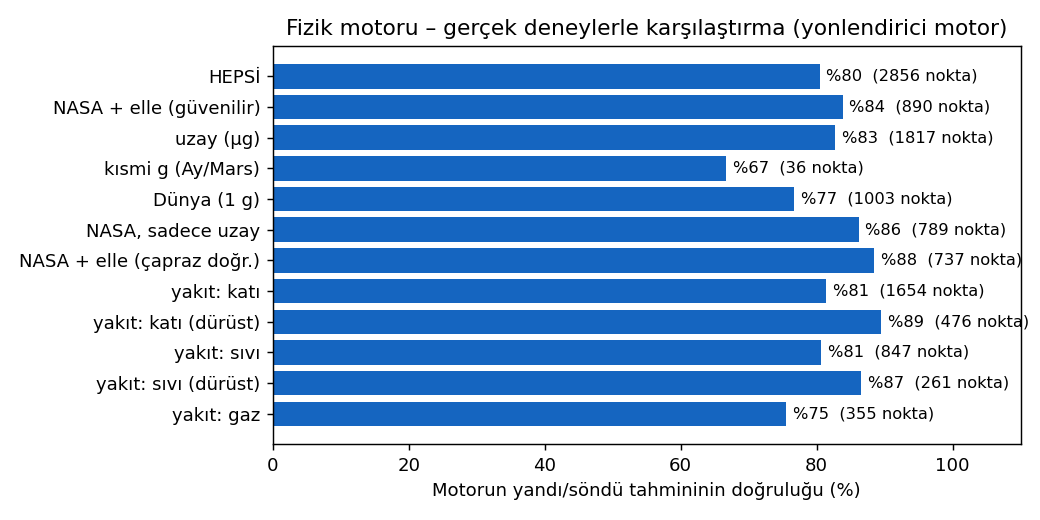

Here is the Python script that generated this plot:
#!/usr/bin/env python3
"""
Fizik motorunu (motor.py) NASA deneyleri ve literatürle karşılaştırır, güven skoru verir.

1) Kontrol : motor her etiketli deneyde çalıştırılır. "Yandı/söndü" dediği gerçekle tutuyor mu?
             Uzay (µg), kısmi g ve 1 g için ayrı ayrı; NASA ve diğer kaynaklar ayrı ayrı.
2) Güven   : yeni bir koşul için: o bölgede kaç gerçek deney var + motor orada ne kadar tutmuş.

Kullanım:
  python motor_kontrol.py                     # kontrol raporu + motor_kontrol.png
  python motor_kontrol.py --guven --g 0.38 --oksijen 30 --basinc 70 --malzeme pmma
"""
import argparse
import math
import os
import sys
from pathlib import Path

import numpy as np
import pandas as pd

import motor as motor_modulu
from motor import motor

KOK = Path(__file__).resolve().parent   # yollar çalışma klasörüne değil bu dosyanın klasörüne bağlı
# YANGIN_VERI_KLASORU: yazılabilir klasör (dashboard/kurulu sürüm). Verilmişse yeniden üretilen önbellek oraya yazılır;
# paketle gelen geçerli önbellek varsa o okunur. Verilmemişse davranış eskisi gibi (bu klasör).
YAZ = Path(os.environ["YANGIN_VERI_KLASORU"]) if os.environ.get("YANGIN_VERI_KLASORU") else KOK
VERI = KOK / "veri_temiz.csv"
CIKTI_CSV = KOK / "motor_karsilastirma.csv"
HAFIF_CV = KOK / "hafif_motor_dogrulama_noktalar.csv"   # hafif motorun çapraz doğrulama tahminleri
DAMLA_CV = KOK / "damla_dogrulama.csv"                  # damla motorunun kalibrasyon dışı tahminleri (FLEX)
CIKTI_PNG = YAZ / "motor_kontrol.png"
PENCERE = {"oksijen": 3.0, "log_basinc": 0.3}   # "yakın deney" sınırları (aynı malzeme + aynı g bandı)
YAKIN_DENEY_TAVAN = 15     # bu kadar yakın deney varsa veri bileşeni tam puan
TEK_SINIF_CEZASI = 0.6     # yakın deneylerde hem yanan hem sönen yoksa doğruluk bununla çarpılır
EN_AZ_SINIF = 3            # AUC için her sınıftan en az bu kadar nokta


def tablo_imzasi():
    """Önbelleğin hangi motorla hesaplandığını ayırt eden (motor türü, tablo değiştirilme zamanı)."""
    if motor_modulu.MOTOR_TURU == "tablo" and motor_modulu.TABLO.exists():
        return motor_modulu.MOTOR_TURU, str(motor_modulu.TABLO.stat().st_mtime_ns)
    if motor_modulu.MOTOR_TURU in ("hafif", "yonlendirici", "damla"):
        import hafif_motor
        import damla_motoru
        import hashlib     # içerik özeti: dosyalar kopyalanınca / zip'ten açılınca da önbellek geçerli kalır
        dosyalar = [hafif_motor.PARAM_DOSYASI, HAFIF_CV]
        if motor_modulu.MOTOR_TURU != "hafif":
            dosyalar += [damla_motoru.PARAM_DOSYASI, DAMLA_CV, motor_modulu.TABLO]
        return motor_modulu.MOTOR_TURU, "|".join(hashlib.md5(x.read_bytes()).hexdigest()[:12] if x.exists()
                                                  else "yok" for x in dosyalar)
    return motor_modulu.MOTOR_TURU, "yok"


def _gecerli_mi(dosya):
    if not dosya.exists():
        return False
    try:
        b = pd.read_csv(dosya, usecols=["motor_turu", "tablo_mtime"], dtype=str, nrows=1)
    except ValueError:            # eski biçim: sütunlar yok
        return False
    return len(b) == 1 and (b.motor_turu.iloc[0], b.tablo_mtime.iloc[0]) == tablo_imzasi()


def onbellek_gecerli():
    """Paketle gelen (KOK) ya da yazılabilir klasördeki (YAZ) önbellekten geçerli olanı CIKTI_CSV yapar."""
    global CIKTI_CSV
    for aday in dict.fromkeys([KOK / "motor_karsilastirma.csv", YAZ / "motor_karsilastirma.csv"]):
        if _gecerli_mi(aday):
            CIKTI_CSV = aday
            return True
    return False


def etiketli():
    sys.argv, eski = [sys.argv[0]], sys.argv
    import risk_modeli as r
    sys.argv = eski
    df = r.etiketli_veri(pd.read_csv(VERI, low_memory=False) if VERI.exists() else pd.DataFrame())
    return df.reset_index(drop=True)


def hafif_cv_ekle(df):
    """Hafif motor NASA/elle noktalarıyla kalibre edildi; bu noktalarda güven skoru için motorun kendi
    tahmini değil, hafif_motor.py --dogrula'nın çapraz doğrulama (deney ailesi dışarıda) tahmini kullanılır.
    Eşleştirme: (makale_id, makale içindeki sıra) + oksijen/yanar kontrolü. Diğer satırlarda NaN."""
    df["motor_yanma_cv"] = np.nan
    if motor_modulu.MOTOR_TURU not in ("hafif", "yonlendirici") or not HAFIF_CV.exists():
        return df
    cv = pd.read_csv(HAFIF_CV)
    nasa = df[df.etiket_kaynagi.isin(["psi", "makale_elle"])].copy()
    if "motor_kaynagi" in df:              # yönlendirici: sadece hafif motora giden satırlar
        nasa = nasa[nasa.motor_kaynagi.eq("hafif")]
    nasa["_sira"] = nasa.groupby("makale_id").cumcount()
    cv["_sira"] = cv.groupby("makale_id").cumcount()
    b = nasa.reset_index().merge(cv[["makale_id", "_sira", "oksijen_yuzde", "yanar", "hafif"]],
                                 on=["makale_id", "_sira"], suffixes=("", "_cv"))
    b = b[np.isclose(b.oksijen_yuzde, b.oksijen_yuzde_cv, equal_nan=True) & (b.yanar == b.yanar_cv)]
    df.loc[b["index"], "motor_yanma_cv"] = b.hafif.to_numpy()
    if motor_modulu.MOTOR_TURU == "yonlendirici" and DAMLA_CV.exists() and "motor_kaynagi" in df:
        # damla motoru FLEX ile kalibre edildi: FLEX satırlarında kalibrasyonda görmediği modelin tahmini
        # (CO2/He testleri: N2 ile kalibre model; N2 testleri: o yakıt dışarıda bırakılarak kalibre model)
        dv = pd.read_csv(DAMLA_CV)
        dv["tahmin"] = np.where(dv.seyreltici.eq("n2"), dv.hizli_yakitdisarida_yanma, dv.hizli_n2kal_yanma)
        es = dict(zip("PSI-69_" + dv.test.astype(int).astype(str), dv.tahmin))
        mk = df.motor_kaynagi.eq("damla") & df.makale_id.astype(str).isin(es)
        df.loc[mk, "motor_yanma_cv"] = df.loc[mk, "makale_id"].astype(str).map(es)
    return df


def motoru_calistir(df):
    sayi = lambda v: None if pd.isna(v) else float(v)
    satirlar = []
    for _, x in df.iterrows():
        try:
            m = motor(sayi(x.get("g_seviyesi")), sayi(x.get("oksijen_yuzde")), sayi(x.get("basinc_kpa")),
                      sayi(x.get("akis_hizi_cm_s")), sayi(x.get("kalinlik_mm")),
                      None if pd.isna(x.get("malzeme_sade")) else str(x.get("malzeme_sade")),
                      None if pd.isna(x.get("numune_tipi")) else str(x.get("numune_tipi")),
                      seyreltici=None if pd.isna(x.get("seyreltici")) else str(x.get("seyreltici")),
                      yakit_turu=None if pd.isna(x.get("yakit_turu")) else str(x.get("yakit_turu"))) or {}
        except Exception:
            m = {}
        satirlar.append({f"motor_{k}": m.get(k) for k in ("yanma", "min_oksijen", "yayilma_hizi", "mesafe")})
        satirlar[-1]["motor_kaynagi"] = m.get("motor_kaynagi")
        satirlar[-1]["motor_yakit_turu"] = m.get("yakit_turu")
    out = pd.DataFrame(satirlar, index=df.index)
    for c in ("motor_yanma", "motor_min_oksijen", "motor_yayilma_hizi", "motor_mesafe"):
        out[c] = out[c].astype(float)
    return out


def g_bandi(g):
    if pd.isna(g):
        return "bilinmiyor"
    return "uzay (µg)" if g < 0.01 else ("kısmi g (Ay/Mars)" if g < 0.9 else "Dünya (1 g)")


def ozet(alt, ad):
    from sklearn.metrics import roc_auc_score
    a = alt.dropna(subset=["motor_yanma"])
    if a.empty:
        return None
    dogru = ((a.motor_yanma > 0.5).astype(int) == a.yanar).mean()
    auc = roc_auc_score(a.yanar, a.motor_yanma) if a.yanar.nunique() == 2 else float("nan")
    return {"grup": ad, "nokta": len(a), "dogruluk": dogru, "auc": auc}


def kontrol():
    df = etiketli()
    df = hafif_cv_ekle(pd.concat([df, motoru_calistir(df)], axis=1))
    df["g_bandi"] = df.g_seviyesi.map(g_bandi)
    df["nasa"] = df.etiket_kaynagi.isin(["psi", "makale_elle"])
    df["motor_turu"], df["tablo_mtime"] = tablo_imzasi()
    global CIKTI_CSV
    CIKTI_CSV = YAZ / "motor_karsilastirma.csv"
    YAZ.mkdir(parents=True, exist_ok=True)
    df.to_csv(CIKTI_CSV, index=False, encoding="utf-8-sig")

    print(f"Motor: {motor_modulu.MOTOR_TURU.upper()} | {df.motor_yanma.notna().sum()}/{len(df)} noktada sonuç verdi\n")
    satirlar = [ozet(df, "HEPSİ"), ozet(df[df.nasa], "NASA + elle (güvenilir)")]
    satirlar += [ozet(df[df.g_bandi == b], b) for b in ("uzay (µg)", "kısmi g (Ay/Mars)", "Dünya (1 g)")]
    satirlar += [ozet(df[df.nasa & (df.g_bandi == "uzay (µg)")], "NASA, sadece uzay")]
    if df.motor_yanma_cv.notna().any():
        cvd = df[df.motor_yanma_cv.notna()].drop(columns="motor_yanma").rename(columns={"motor_yanma_cv": "motor_yanma"})
        satirlar += [ozet(cvd, "NASA + elle (çapraz doğr.)")]
    if "motor_yakit_turu" in df:
        for tt, ad in (("kati", "katı"), ("sivi", "sıvı"), ("gaz", "gaz")):
            satirlar += [ozet(df[df.motor_yakit_turu.eq(tt)], f"yakıt: {ad}")]
            if df.motor_yanma_cv.notna().any():
                c = df[df.motor_yakit_turu.eq(tt) & df.motor_yanma_cv.notna()]
                c = c.drop(columns="motor_yanma").rename(columns={"motor_yanma_cv": "motor_yanma"})
                satirlar += [ozet(c, f"yakıt: {ad} (dürüst)")]
    t = pd.DataFrame([s for s in satirlar if s])
    print("Motorun yandı/söndü tahmini gerçekle ne kadar tutuyor:")
    for _, s in t.iterrows():
        print(f"  {s.grup:26s} {s.nokta:5d} nokta | doğruluk %{100 * s.dogruluk:.0f} | AUC {s.auc:.2f}")

    h = df.dropna(subset=["motor_yayilma_hizi", "alev_yayilma_hizi_mm_s"]) if "alev_yayilma_hizi_mm_s" in df else []
    h = h[(h.alev_yayilma_hizi_mm_s > 0) & (h.motor_yayilma_hizi > 0)] if len(h) else h
    if len(h):
        kat = 10 ** np.abs(np.log10(h.motor_yayilma_hizi / h.alev_yayilma_hizi_mm_s))
        print(f"\nAlev yayılma hızı ({len(h)} ölçüm): motor ortalama {np.median(kat):.1f} kat yanılıyor "
              f"(1 = tam doğru); %{100 * (kat < 2).mean():.0f}'inde 2 kattan az hata")
    grafik(t)
    print(f"\nKaydedildi: {CIKTI_CSV}, {CIKTI_PNG}")


def grafik(t):
    import matplotlib
    matplotlib.use("Agg")
    import matplotlib.pyplot as plt
    fig, ax = plt.subplots(figsize=(8, 4))
    ax.barh(t.grup[::-1], 100 * t.dogruluk[::-1], color="#1565C0")
    for i, (d, n) in enumerate(zip(100 * t.dogruluk[::-1], t.nokta[::-1])):
        ax.text(d + 1, i, f"%{d:.0f}  ({n} nokta)", va="center", fontsize=9)
    ax.set_xlim(0, 110)
    ax.set_xlabel("Motorun yandı/söndü tahmininin doğruluğu (%)")
    ax.set_title(f"Fizik motoru – gerçek deneylerle karşılaştırma ({motor_modulu.MOTOR_TURU} motor)")
    fig.tight_layout()
    fig.savefig(CIKTI_PNG, dpi=130)


def yaz(v, bicim=".2f", birim=""):
    """None / NaN değerleri 'yok' olarak yazar."""
    return "yok" if v is None or (isinstance(v, float) and math.isnan(v)) else f"{v:{bicim}}{birim}"


def yakin_maske(k, g, oksijen, basinc, malzeme):
    """"Yakın deney" tanımı (güven skoru ve tahmin.yakin_deneyler aynı tanımı kullanır):
    aynı ana malzeme (malzeme_ana) + aynı g bandı + |ΔO2| <= PENCERE["oksijen"]
    + |Δlog10 basınç| <= PENCERE["log_basinc"] (basıncı bilinmeyen deney basınçtan elenmez)."""
    from risk_modeli import malzeme_ana
    lp = np.log10(k.basinc_kpa.clip(lower=1))
    adlar = k.malzeme_sade.astype(str)
    ana = adlar.map({a: malzeme_ana(a) for a in adlar.unique()})
    return ((ana == malzeme_ana(str(malzeme)))
            & (k.g_seviyesi.map(g_bandi) == g_bandi(g))
            & ((k.oksijen_yuzde - oksijen).abs() <= PENCERE["oksijen"])
            & (lp.isna() | ((lp - math.log10(max(basinc, 1))).abs() <= PENCERE["log_basinc"])))


def guven_skoru(g, oksijen, basinc, malzeme, motor_sonucu, karsilastirma=None, p_model=None):
    """0-100 = 100 × (0.4 × veri + 0.3 × uyum + 0.3 × motor).
    veri : aynı malzemeden yakın deney sayısı / 15 (en fazla 1)
    uyum : 1 - |yakın deneylerin yanma oranı - modelin yanma ihtimali (p_model)|.
           Yakın deney yoksa (ya da p_model verilmediyse) hesaplanmaz, ağırlığı veriye geçer:
           100 × (0.7 × veri + 0.3 × motor).
    motor: motorun sonuç verdiği yakın deneylerde, rastgeleden ne kadar iyi olduğu (0 = yazı tura, 1 = mükemmel):
           iki sınıf da >=3 ise max(0, 2(AUC-0.5)), yoksa 0.6 × max(0, 2(doğruluk-0.5));
           motor bu koşulda sonuç vermiyorsa 0.
    Malzemeler malzeme_ana() ile eşleştirilir. g üç banda ayrılır (g_bandi: uzay < 0.01, kısmi 0.01-0.9,
    Dünya >= 0.9); yakın deney sadece sorguyla aynı bantta sayılır, log g penceresi yok."""
    from sklearn.metrics import roc_auc_score
    k = karsilastirma if karsilastirma is not None else pd.read_csv(CIKTI_CSV, low_memory=False)
    yakin = k[yakin_maske(k, g, oksijen, basinc, malzeme)]
    veri = min(1.0, len(yakin) / YAKIN_DENEY_TAVAN)

    etiketli = yakin.yanar.dropna()
    yanma_orani = float(etiketli.mean()) if len(etiketli) else None
    if yanma_orani is None or p_model is None:
        uyum = None
    else:
        uyum = 1.0 - abs(yanma_orani - float(p_model))

    y = yakin.dropna(subset=["motor_yanma"]).copy()
    cv_var = "motor_yanma_cv" in y and y.motor_yanma_cv.notna().any()
    if cv_var:      # hafif motor: kalibrasyon noktalarında çapraz doğrulama tahmini
        y["motor_yanma"] = y.motor_yanma_cv.fillna(y.motor_yanma)
    cv_not = f", {int(y.motor_yanma_cv.notna().sum())} noktada çapraz doğrulama tahmini" if cv_var else ""
    yanan, sonen = int((y.yanar == 1).sum()), int((y.yanar == 0).sum())
    motor_biliyor = motor_sonucu.get("yanma") is not None
    if not motor_biliyor:
        motor_basari, yontem = 0.0, "motor bu koşulu bilmiyor"
    elif len(y) == 0:
        motor_basari, yontem = 0.0, "ölçülemedi (motorun sonuç verdiği yakın deney yok)"
    elif yanan >= EN_AZ_SINIF and sonen >= EN_AZ_SINIF:
        auc = float(roc_auc_score(y.yanar, y.motor_yanma))
        motor_basari, yontem = max(0.0, 2 * (auc - 0.5)), f"max(0, 2(AUC-0.5)), AUC {auc:.2f}{cv_not}"
    else:
        dogru = float(((y.motor_yanma > 0.5).astype(int) == y.yanar).mean())
        motor_basari = TEK_SINIF_CEZASI * max(0.0, 2 * (dogru - 0.5))
        yontem = (f"bir sınıfta <{EN_AZ_SINIF} nokta: {TEK_SINIF_CEZASI} × max(0, 2(doğruluk-0.5)), "
                  f"doğruluk {dogru:.2f}{cv_not}")
    if uyum is None:
        agirlik = {"veri": 0.7, "uyum": 0.0, "motor": 0.3}
        skor = 100 * (0.7 * veri + 0.3 * motor_basari)
    else:
        agirlik = {"veri": 0.4, "uyum": 0.3, "motor": 0.3}
        skor = 100 * (0.4 * veri + 0.3 * uyum + 0.3 * motor_basari)
    return {"guven": round(skor), "yakin_deney": len(yakin), "veri_bileseni": veri,
            "uyum_bileseni": uyum, "yanma_orani": yanma_orani, "agirliklar": agirlik,
            "motorlu_yakin": len(y), "yanan": yanan, "sonen": sonen,
            "motor_basari": motor_basari, "motor_yontem": yontem}


def main():
    p = argparse.ArgumentParser()
    p.add_argument("--guven", action="store_true")
    p.add_argument("--g", type=float, default=0.38)
    p.add_argument("--oksijen", type=float, default=30)
    p.add_argument("--basinc", type=float, default=70)
    p.add_argument("--akis", type=float, default=0)
    p.add_argument("--kalinlik", type=float, default=0.2)
    p.add_argument("--malzeme", default="pmma")
    a = p.parse_args()
    if not a.guven:
        kontrol()
        return
    if not onbellek_gecerli():
        print(f"{CIKTI_CSV} yok ya da başka bir motorla/tabloyla hesaplanmış -> kontrol yeniden çalışıyor\n")
        kontrol()
        print()
    m = motor(a.g, a.oksijen, a.basinc, a.akis, a.kalinlik, a.malzeme, None) or {}
    import tahmin as tahmin_modulu        # döngüsel içe aktarmayı önlemek için burada
    p = tahmin_modulu.tahmin(a.malzeme, a.oksijen, a.basinc, a.g, akis=a.akis,
                             kalinlik=a.kalinlik)["yanma_ihtimali"]
    gv = guven_skoru(a.g, a.oksijen, a.basinc, a.malzeme, m, p_model=p)
    print(f"Koşul: g {a.g:g}, O2 %{a.oksijen:g}, {a.basinc:g} kPa, akış {a.akis:g} cm/s, "
          f"kalınlık {a.kalinlik:g} mm, {a.malzeme}")
    if m.get("yanma") is None:
        print(f"Motor ({motor_modulu.MOTOR_TURU}): motor bu koşulu bilmiyor")
    else:
        print(f"Motor ({motor_modulu.MOTOR_TURU}): yanma {yaz(m.get('yanma'))}, "
              f"sınır {yaz(m.get('min_oksijen'), '.1f', ' %')}, yayılma {yaz(m.get('yayilma_hizi'), '.2f', ' mm/s')}, "
              f"sıcaklık {yaz(m.get('sicaklik'), '.0f', ' K')}"
              + (f", tabloya uzaklık {yaz(m.get('mesafe'))}" if motor_modulu.MOTOR_TURU == "tablo" else ""))
    w = gv["agirliklar"]
    if gv["uyum_bileseni"] is None:
        print(f"Güven skoru: {gv['guven']}/100 = 100 × ({w['veri']} × {gv['veri_bileseni']:.2f} + "
              f"{w['motor']} × {gv['motor_basari']:.2f})   [yakın deney yok -> uyum hesaplanmadı]")
    else:
        print(f"Güven skoru: {gv['guven']}/100 = 100 × ({w['veri']} × {gv['veri_bileseni']:.2f} + "
              f"{w['uyum']} × {gv['uyum_bileseni']:.2f} + {w['motor']} × {gv['motor_basari']:.2f})")
    print(f"  veri bileşeni : {gv['veri_bileseni']:.2f}  (aynı ana malzemeden yakın deney {gv['yakin_deney']} / "
          f"{YAKIN_DENEY_TAVAN})")
    if gv["uyum_bileseni"] is not None:
        print(f"  uyum bileşeni : {gv['uyum_bileseni']:.2f}  (yakın deneylerde yanma oranı {gv['yanma_orani']:.2f}, "
              f"model {p:.3f})")
    print(f"  motor bileşeni: {gv['motor_basari']:.2f}  [{gv['motor_yontem']}]  "
          f"(motorun sonuç verdiği yakın deney {gv['motorlu_yakin']}: {gv['yanan']} yanan / {gv['sonen']} sönen)")


if __name__ == "__main__":
    main()
